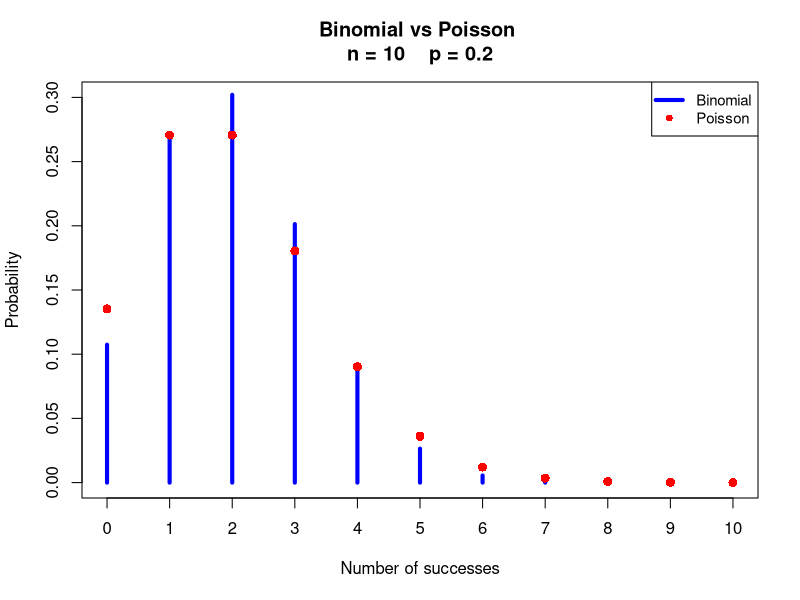

The R source for this figure:
# ============================================================
# Binomial distribution approaching the Poisson distribution
# ============================================================

# A Poisson distribution can approximate a binomial distribution
# when:
#
#   n is large
#   p is small
#   lambda = n * p remains constant
#
# Here we keep lambda = 2.

lambda <- 2


# ------------------------------------------------------------
# Choose the number of trials
# ------------------------------------------------------------

# Try:
# n <- 10
# n <- 100
# n <- 1000

n <- 10


# Choose p so that:
#
# n * p = lambda
#
# Therefore:
#
# p = lambda / n

p <- lambda / n

# Show p
p


# ------------------------------------------------------------
# Compare one probability
# ------------------------------------------------------------

# Probability of exactly 1 success using
# the exact binomial distribution

dbinom(
  1,
  size = n,
  prob = p
)


# Probability of exactly 1 event using
# the Poisson approximation

dpois(
  1,
  lambda = lambda
)


# ------------------------------------------------------------
# Calculate the distributions
# ------------------------------------------------------------

# We plot probabilities for 0 to 10 successes.
#
# Keeping this range fixed makes it easy to compare
# n = 10, 100, and 1000.

x <- 0:10


# Exact binomial probabilities

binom_prob <- dbinom(
  x,
  size = n,
  prob = p
)


# Poisson probabilities using R's built-in function
poisson_prob <- dpois(
  x,
  lambda = lambda
)
print(poisson_prob)

# The same probabilities calculated directly
# from the Poisson probability formula:
#
# P(X = x) = exp(-lambda) * lambda^x / x!

poisson_prob_formula <- exp(-lambda) * lambda^x / factorial(x)

print(poisson_prob_formula)

# ------------------------------------------------------------
# Plot
# ------------------------------------------------------------

# Plot the exact binomial distribution

plot(
  x,
  binom_prob,
  
  # type = "h" draws vertical lines
  # from the x-axis to each probability
  type = "h",
  
  # Width of the vertical lines
  lwd = 4,
  
  # Keep the same y-axis for all values of n
  ylim = c(0, 0.3),
  
  # Do not draw the x-axis automatically.
  xaxt = "n", 
  
  # Axis labels
  xlab = "Number of successes",
  ylab = "Probability",
  
  # Display n and p in the title
  main = paste(
    "Binomial vs Poisson",
    "\nn =", n,
    "   p =", p
  ),
  
  # Binomial distribution in blue
  col = "blue"
)


# Add x-axis labels at every integer

axis(
  1, # means bottom axis
  at = x # tick marks at every value in x
)


# ------------------------------------------------------------
# Add Poisson probabilities
# ------------------------------------------------------------

points(
  x,
  poisson_prob,
  
  # pch = 16 gives solid circles
  pch = 16,
  
  # Size of points
  cex = 1.2,
  
  # Poisson distribution in red
  col = "red"
)


# ------------------------------------------------------------
# Add legend
# ------------------------------------------------------------

legend(
  "topright",
  
  # Labels
  legend = c(
    "Binomial",
    "Poisson"
  ),
  
  # Binomial shown as a line
  # Poisson has no line
  lty = c(1, NA),
  
  # Width of the binomial line
  lwd = c(4, NA),
  
  # Poisson shown as a solid circle
  pch = c(NA, 16),
  
  # Match colors in the plot
  col = c(
    "blue",
    "red"
  ),
  
  # Size of legend
  cex = 0.9
)
